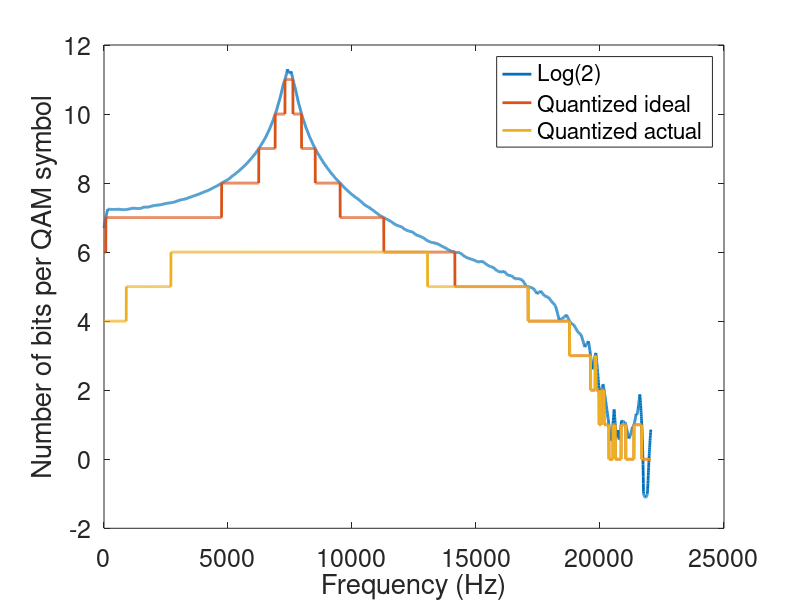

Reproduce this figure in MATLAB.
load('IR0.mat')

irfft = fft(impulse);
irfft = irfft(1:floor(length(irfft)/2));

irfft_interp = interp1(linspace(1,150, 150), irfft, linspace(1,150, 4900));

% Before: 1000
irfft_interp = irfft_interp/(abs(irfft_interp(3800)))*32;

qam_bits = zeros(1,length(irfft_interp));
for i = 1:length(qam_bits)
    if log2(abs(irfft_interp(i))) > 0
        qam_bits(i) = floor(log2(abs(irfft_interp(i))));
    else
        qam_bits(i) = 0;
    end
end

qam_bits_ideal = qam_bits;

qam_bits(qam_bits > 6) = 6; % Clip the qam bits
qam_bits(1:600) = 5;
qam_bits(2900:3145) = 5;
qam_bits(1:200) = 4;

freqs = linspace(0, 22050, 4900);
%freqs = linspace(0, 4900, 4900);
plot(freqs,log2(abs(irfft_interp)))
hold on
plot(freqs,qam_bits_ideal)
plot(freqs,qam_bits)


%title('S11 and S22 magnitudes')
legend('Log(2)', 'Quantized ideal', 'Quantized actual')
xlabel('Frequency (Hz)')
ylabel('Number of bits per QAM symbol')
set(findall(gca, 'Type', 'Line'),'LineWidth',2);
set(gca,'fontsize',18)
set(gcf,'color','w');

sum(qam_bits(1:4000))

save('QAMbits', 'qam_bits')